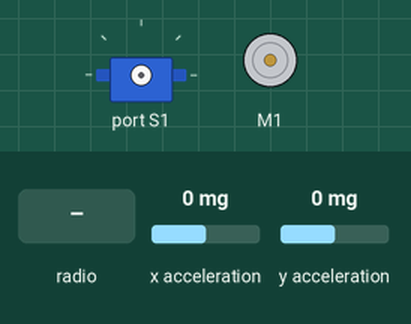
Simulated run of this program. Board: BBC micro:bit (MakeCode). Shown: servo, DC motor (green arrow = forward, orange = backward, longer = faster). Inputs (shaded band) come from the test bench; at power-on: x acceleration 0 mg, y acceleration 0 mg. No radio messages arrive unless stated (any console line starting 'radio sent:' is added by the test bench); what the program prints to the serial console is not drawn.

Above: at 1.2 s.
1.3 s: radio message "eixo=1" arrives
2.8 s: radio message "eixo=100" arrives
At 4.0 s:
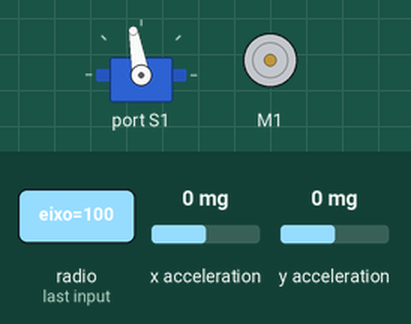
4.3 s: radio message "motor=1" arrives
At 5.2 s:
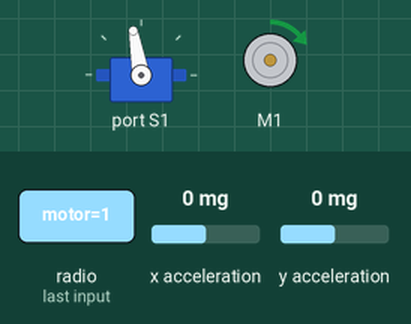
5.8 s: radio message "eixo=0" arrives
At 6.4 s:
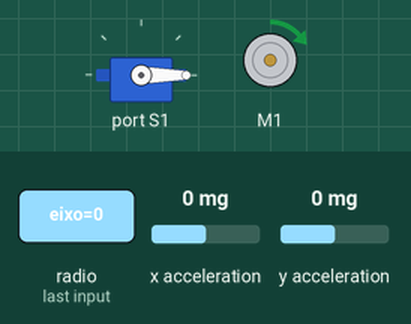
7.3 s: radio message "motor=100" arrives
At 8.7 s:
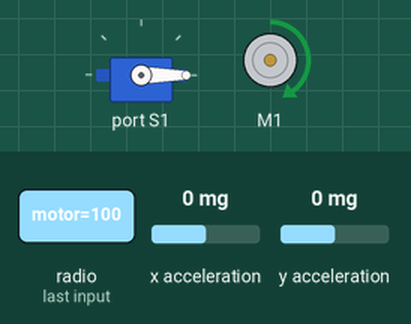
Timing chart, 0 to 10.3 s (numbered marks = the images above; inputs shaded):
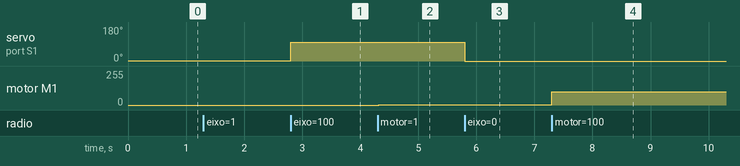

The program:

main.ts
```typescript
//Definir o grupo de rádio para comunicação entre carrinho e controle
radio.setGroup(77)

//Definir a conversão dos valores obtidos pelos eixos X e Y do acelerômetro para envio do controle para o carrinho.
basic.forever(function () {
    radio.sendValue("eixo", Math.map(input.acceleration(Dimension.X), -1023, 1023, 45, 135));
    radio.sendValue("motor", Math.map(input.acceleration(Dimension.Y), 1023, -1023, -255, 255));
})

//Definir o recebimento dos valores do controle pelo carrinho para uso no motor e no servo motor.
radio.onReceivedValue(function (name: string, value: number) {
    if(name === "eixo") {
        robotbit.Servo(robotbit.Servos.S1, value);
    } else if(name === "motor") {
        robotbit.MotorRun(robotbit.Motors.M1A, value);
    }
})
```

test.ts
```typescript
// testes vão aqui; isto não será compilado quando este pacote for usado como uma extensão.
```

Measured:
- after the input at 2.8 s, servo on port S1: 1° → 100° at once
- after the input at 4.3 s, motor M1: stopped → forward 1/255 at once
- after the input at 5.8 s, servo on port S1: 100° → 0° at once
- after the input at 7.3 s, motor M1: forward 1/255 → forward 100/255 at once
